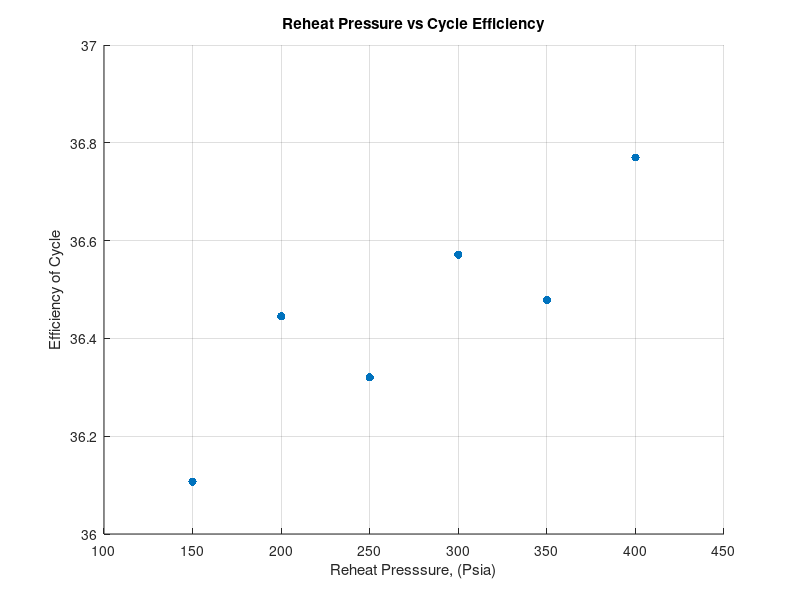

Write the MATLAB code that produced this figure.
clear all, close all, clc
%% #################### HW-1.2 ##################################
%% Givens and Table Readings
% Units: P = Psi, T = 0F 
% h = BTU/lb, s = BTU/lb-F v = ft^3/lb
P_1 = 1250;

P_1d = 1250; T_1d = 572.46;
h_1d = 578.76; s_1d = 0.778;    v_1d = 0.023;  x_1d = 0;

T_2d = T_1d; P_2d = P_1d;
h_2d = 1181.89; s_2d = 1.36;  v_2d = 0.345;  x_2d = 1;

T_2 = 690; P_2 = P_2d;
h_2 = 1299.09; s_2 = 1.47;  v_2 = 0.46; x_2 = 1;

% T_3 , P_3 = unknown
T_4 = 690;

P_5 = 2.5; T_5 = 134.38;

P_5g = P_5; T_5g = T_5;
h_5g = 1119.26; s_5g = 1.9; v_5g = 140.9;  x_5g = 1;

P_6 = P_5; T_6 = T_5;
h_6 = 102.37; s_6 = 0.189; v_6 = 0.016; x_6 = 0;

Cf = 5.4;

%% Design Considerations
P_3 =   [150,     200,     250,     300,     350,     400 ];
T_3 =   [358.43,  381.81,  400.98,  417.36,  431.75,  444.62 ];
h_3g =  [1194.49, 1198.80, 1201.58, 1203.38, 1204.47, 1205.04 ]; % Sat vapor
s_3g =  [1.57,    1.54,    1.52,    1.51,    1.49,    1.48 ];       
h_3f =  [330.68,  355.53,  376.16,  393.99,  409.84,  424.17];   % Sat liq
s_3f =  [0.514,   0.543,   0.568,   0.58,    0.61,    0.62];

P_4  =  [150,     200,     250,     300,     350,     400 ];
h_4 =   [1371.69, 1368.91, 1366.09, 1363.24  1360.34  1357.39];
s_4 =   [1.75,    1.71,    1.69,    1.67,    1.65,    1.63];

%% Table Readings from calculated findings
T_4 = 690; 

%% Calculation

for i = 1:1:6
    % steam quality at 3
    s_3(i) = s_2; % isentropic expansion
    x_3(i) = (s_3(i) - s_3f(i)) /(s_3g(i) - s_3f(i));

    % Enthalpy at 3
    h_3(i) = h_3f(i) + x_3(i) * (h_3g(i) - h_3f(i));
    
    % HP Turbine Work
    W_t_hp(i) = h_2 - h_3(i);
    
    % Steam Quality at point 5
    s_5(i) = s_4(i); % isentropic expansion
    x_5(i) = (s_5(i) - s_6) /(s_5g - s_6);

    % Enthalpy at 5
    h_5(i) = h_6 + x_5(i) * (h_5g - h_6);
    
    % LP Turbine Work
    W_t_lp(i) = h_4(i) - h_5(i);
    
    % Pump work
    W_p = v_6 * (P_1 - P_6) /Cf; % this is -ve, as given to system
    
    
    % Enthalpy at 1  
    h_1 = W_p + h_6;
    
    % Heating in Boiler
    Q_h(i) = h_4(i) + h_2 - (h_1 + h_3(i));
    
    % Cooling in Condenser
    Q_L = h_5(i) - h_6;
    
    % Efficiency
    eff(i) = (W_t_hp(i) + W_t_lp(i) - W_p) /Q_h(i);
end 
eff = eff *100;
x = linspace(150, 400, 6);
y = eff;

scatter(x, y, 'filled'), grid on
xlim ([100 450]); ylim([36 37])
xlabel('Reheat Presssure, (Psia)');
ylabel('Efficiency of Cycle');
title('Reheat Pressure vs Cycle Efficiency')

